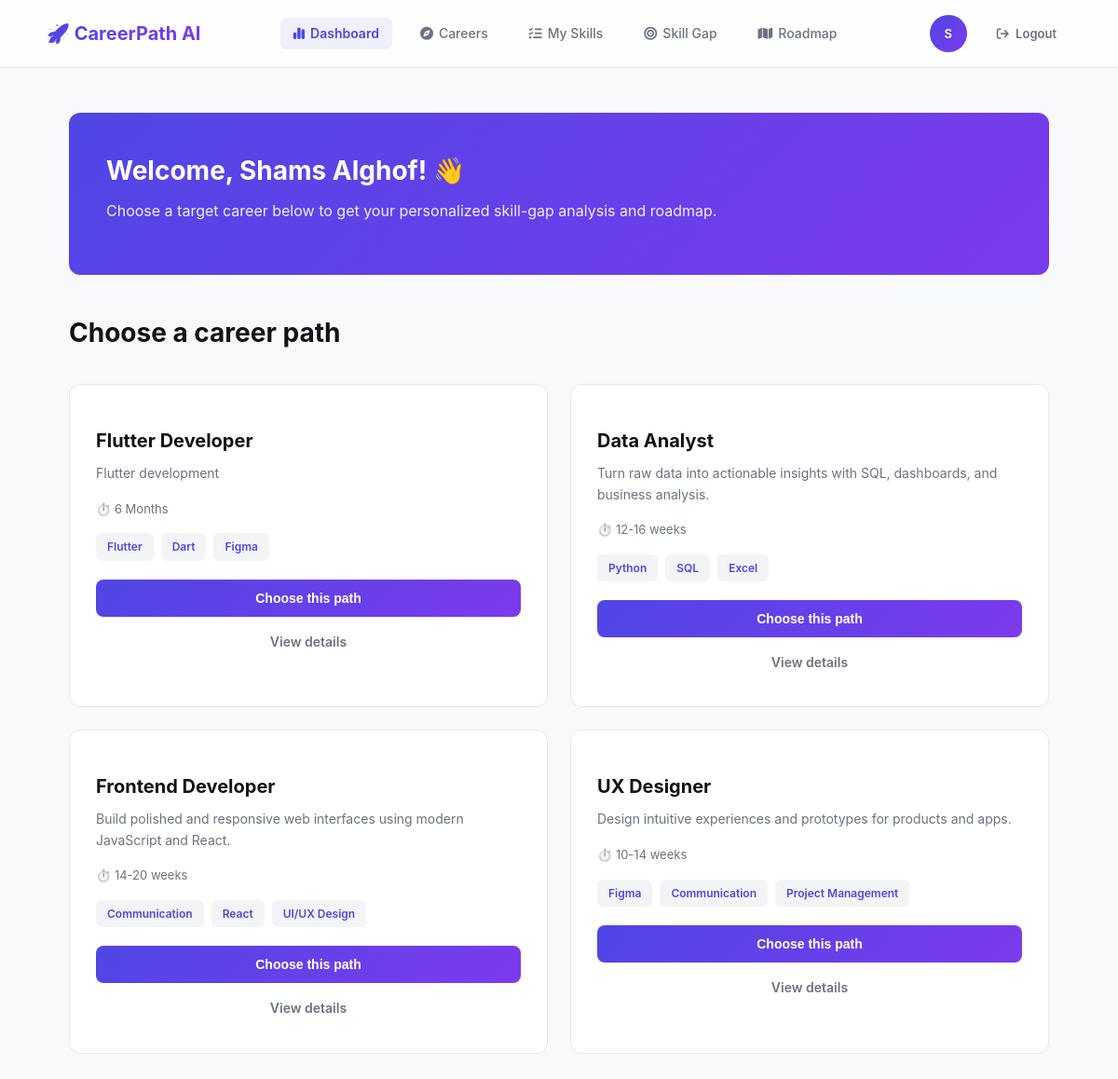
The app's page /dashboard/ (signed in) with its own data.
### accounts/models.py (models this page shows, shortened)
class User(AbstractUser):
    full_name = models.CharField(max_length=150, blank=True, null=True, verbose_name="Full Name")
    email = models.EmailField(unique=True, verbose_name="Email Address")

### careers/models.py (models this page shows, shortened)
class Career(models.Model):
    title           = models.CharField(max_length=150, unique=True)
    description     = models.TextField()
    required_skills = models.ManyToManyField(Skill, through='CareerSkill', related_name='careers')
    estimated_time  = models.CharField(max_length=50, default='6 Months')

### skills/models.py (models this page shows, shortened)
class Skill(models.Model):
    name = models.CharField(max_length=100, unique=True)
    category = models.CharField(max_length=100, blank=True, null=True) # Technical, Soft Skill

### dashboard/views.py (the view, shortened to what this page needs)
# urls.py: path('dashboard/', include('dashboard.urls')),path('roadmap/', include('roadmap.urls')),
@login_required
def dashboard(request):
    user = request.user
    profile_obj, _ = UserProfile.objects.get_or_create(user=user)
    try:
        user_roadmap = UserRoadmap.objects.select_related('career').get(user=user)
        target_career = user_roadmap.career
        readiness     = user_roadmap.readiness_score or 0
    except UserRoadmap.DoesNotExist:
        target_career = None
        readiness     = 0
    matched_count = 0
    missing_count = 0
    context = {
        'profile':       profile_obj,
        'target_career': target_career,
        'readiness':     readiness,
        'matched_count': matched_count,
        'missing_count': missing_count,
        'careers':       Career.objects.all(),
    }
    return render(request, 'dashboard/dashboard.html', context)

### dashboard/templates/dashboard/dashboard.html (shortened to what this page needs)
{% extends 'dashboard/base.html' %}
{% block content %}
<div class="container">
  <div class="welcome-banner">
<h1>Welcome, {{ request.user.full_name|default:user.username }}! 👋</h1>
    {% if target_career %}
      <p>You're on your way to becoming a {{ target_career.title }}.</p>
      <div class="progress-bar on-dark" style="max-width:320px;">
        <div class="progress-fill" style="width: {{ readiness }}%;"></div>
      </div>
      <p style="font-size:14px; margin-top:8px;">You've matched {{ readiness }}% of the required skills.</p>
    {% else %}
      <p>Choose a target career below to get your personalized skill-gap analysis and roadmap.</p>
    {% endif %}
  </div>
  <h2 class="section-title">{% if target_career %}Explore other paths{% else %}Choose a career path{% endif %}</h2>
  <div class="grid" style="grid-template-columns: repeat(2, 1fr); gap: 24px;">
    {% for career in careers %}
    <div class="career-card">
      <div class="career-title">{{ career.title }}</div>
      <div class="career-desc">{{ career.description|truncatewords:16 }}</div>
      <div class="career-meta">⏱️ {{ career.estimated_time }}</div>
      <div class="skill-tags">
        {% for skill in career.required_skills.all|slice:":3" %}
          <span class="skill-tag">{{ skill.name }}</span>
        {% endfor %}
      </div>
<form method="post" action="/dashboard/select-career/{{ career.id }}/">
        <button type="submit" class="btn-primary btn-full">
          {% if career == target_career %}✓ Current target{% else %}Choose this path{% endif %}
        </button>
      </form>
<a href="/careers/{{ career.id }}/" class="btn-ghost btn-full" style="margin-top:8px;">View details</a>    </div>
    {% empty %}
    <p>No careers yet. Run <code>python manage.py seed_data</code>.</p>
    {% endfor %}
  </div>
</div>
{% endblock %}

### dashboard/templates/dashboard/base.html (shortened to what this page needs)
{% load static %}
<!DOCTYPE html>
<html lang="en">
<head>
  <link rel="stylesheet" href="https://cdnjs.cloudflare.com/ajax/libs/font-awesome/6.4.0/css/all.min.css">
  <link rel="stylesheet" href="{% static 'css/style.css' %}">
</head>
<body>
  {% if user.is_authenticated %}
  <nav class="navbar">
    <div class="flex-between" style="width: 100%; max-width: 1100px; margin: 0 auto; display: flex; justify-content: space-between; align-items: center; position: relative;">
      <a href="/dashboard/" class="logo">🚀 CareerPath AI</a>
      <div class="nav-links" id="navLinks">
        <a href="/dashboard/" class="{% if request.path == '/dashboard/' or request.path == '/dashboard' %}active{% endif %}">
          <i class="fa-solid fa-chart-simple" style="margin-right: 6px;"></i> Dashboard
        </a>
        <a href="/careers/" class="{% if 'careers' in request.path %}active{% endif %}">
          <i class="fa-solid fa-compass" style="margin-right: 6px;"></i> Careers
        </a>
        <a href="{% url 'skills:manage_skills' %}" class="{% if 'skills' in request.path %}active{% endif %}">
          <i class="fa-solid fa-list-check" style="margin-right: 6px;"></i> My Skills
        </a>
        <a href="/analysis/" class="{% if 'analysis' in request.path %}active{% endif %}">
          <i class="fa-solid fa-bullseye" style="margin-right: 6px;"></i> Skill Gap
        </a>
        <a href="/roadmap/" class="{% if 'roadmap' in request.path %}active{% endif %}">
          <i class="fa-solid fa-map" style="margin-right: 6px;"></i> Roadmap
        </a>
      </div>
      <div class="nav-user" style="display: flex; align-items: center; gap: 16px;">
        <a href="/dashboard/profile/" class="avatar" title="View Profile">
          {{ user.username|slice:":1"|upper }}
        </a>
        <a href="/accounts/logout/" class="btn-ghost d-none-mobile" style="font-size: 13px; font-weight: 600;">
          <i class="fa-solid fa-arrow-right-from-bracket" style="margin-right: 4px;"></i> Logout
        </a>
      </div>
    </div>
  </nav>
  {% endif %}
  <main>
    {% block content %}{% endblock %}
  </main>
</body>
</html>

### dashboard/static/css/style.css (style rules this page uses)
:root { --primary: #4F46E5; --primary-dark: #4338CA; --secondary: #7C3AED; --gradient: linear-gradient(135deg, #4F46E5 0%, #7C3AED 100%); --bg: #F8F9FA; --surface: #FFFFFF; --border: #E5E7EB; --text: #0F1419; --text-muted: #6B7280; --success: #10B981; --success-bg: #E8F5E9; --warning: #F59E0B; --warning-bg: #FFF3E0; --radius: 8px; --radius-lg: 12px; --shadow: 0 4px 12px rgba(0, 0, 0, 0.08); --shadow-lg: 0 12px 32px rgba(0, 0, 0, 0.1); }
* { margin: 0; padding: 0; box-sizing: border-box; }
body { font-family: -apple-system, BlinkMacSystemFont, 'Segoe UI', Roboto, sans-serif; background: var(--bg); color: var(--text); line-height: 1.6; }
a { text-decoration: none; color: inherit; }
.navbar { display: flex; justify-content: space-between; align-items: center; padding: 16px 48px; background: rgba(255, 255, 255, 0.85); backdrop-filter: blur(10px); border-bottom: 1px solid var(--border); position: sticky; top: 0; z-index: 100; }
.logo { font-size: 20px; font-weight: 700; background: var(--gradient); -webkit-background-clip: text; -webkit-text-fill-color: transparent; background-clip: text; }
.nav-links { display: flex; gap: 16px; }
.nav-links a { display: flex; align-items: center; font-size: 14px; font-weight: 500; color: var(--text-muted); transition: all 0.2s ease; padding: 6px 14px; border-radius: 6px; }
.nav-links a.active { color: var(--primary) !important; background: rgba(79, 70, 229, 0.08); font-weight: 600; }
.nav-user { display: flex; align-items: center; gap: 16px; }
.avatar { width: 40px; height: 40px; border-radius: 50%; background: var(--gradient); color: white; display: flex; align-items: center; justify-content: center; font-weight: 600; font-size: 13px; }
.btn, .btn-primary, .btn-secondary, .btn-ghost { display: inline-block; padding: 12px 24px; border-radius: var(--radius); font-size: 14px; font-weight: 600; cursor: pointer; border: none; transition: all 0.2s; text-align: center; }
.btn-primary { background: var(--gradient); color: white; }
.btn-ghost { background: none; color: var(--text-muted); padding: 8px 16px; }
.btn-full { width: 100%; }
main { min-height: calc(100vh - 73px); }
.container { max-width: 1100px; margin: 0 auto; padding: 48px 24px; }
.section-title { font-size: 20px; font-weight: 700; margin: 40px 0 20px; }
.grid { display: grid; grid-template-columns: repeat(auto-fit, minmax(300px, 1fr)); gap: 24px; }
.welcome-banner { background: var(--gradient); border-radius: var(--radius-lg); padding: 40px; color: white; margin-bottom: 40px; }
.welcome-banner h1 { font-size: 28px; margin-bottom: 8px; }
.welcome-banner p { opacity: 0.9; margin-bottom: 16px; }
.career-card { background: var(--surface); border: 1px solid var(--border); border-radius: var(--radius-lg); padding: 28px; transition: all 0.3s; position: relative; overflow: hidden; }
.career-card::before { content: ''; position: absolute; top: 0; left: 0; right: 0; height: 4px; background: var(--gradient); transform: scaleX(0); transform-origin: left; transition: transform 0.3s; }
.career-title { font-size: 20px; font-weight: 700; margin-bottom: 8px; }
.career-desc { font-size: 14px; color: var(--text-muted); margin-bottom: 16px; }
.career-meta { font-size: 13px; color: var(--text-muted); margin-bottom: 16px; }
.skill-tags { display: flex; flex-wrap: wrap; gap: 8px; margin-bottom: 20px; }
.skill-tag { background: #F3F4F6; color: var(--primary); padding: 5px 12px; border-radius: 6px; font-size: 12px; font-weight: 600; }
.flex-between { display: flex; justify-content: space-between; align-items: center; }
.section-title { font-size: 28px; font-weight: 700; margin-bottom: 32px; color: var(--text); }

### records on screen
User: username "S", user.full_name "Shams Alghof"
Career: title "Flutter Developer", description "Flutter development", estimated_time "6 Months"
Skill: name "Flutter"
Skill: name "Dart"
Skill: name "Figma"
Career: title "Data Analyst", description "Turn raw data into actionable insights with SQL, dashboards, and business analysis.", estimated_time "12-16 weeks"
Skill: name "Python"
Skill: name "SQL"
Skill: name "Excel"
Career: title "Frontend Developer", description "Build polished and responsive web interfaces using modern JavaScript and React.", estimated_time "14-20 weeks"
Skill: name "Communication"
Skill: name "React"
Skill: name "UI/UX Design"
Career: title "UX Designer", description "Design intuitive experiences and prototypes for products and apps.", estimated_time "10-14 weeks"
Skill: name "Project Management"
